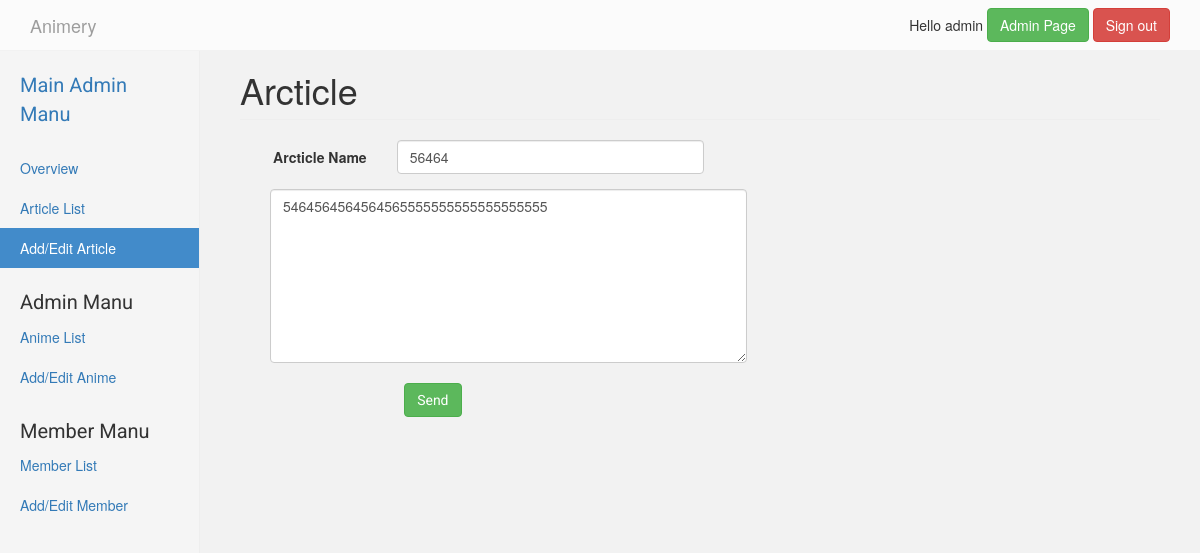
The app's page /admin-add-article.php?idtb_article=3 (signed in) with its own data.
### tables this page shows
CREATE TABLE IF NOT EXISTS `tb_article` (
  `idtb_article` int(11) NOT NULL AUTO_INCREMENT COMMENT 'รหัสบทความ\n',
  `tb_article_name` varchar(255) NOT NULL COMMENT 'ชื่อบทความ\n',
  `tb_article` longtext NOT NULL COMMENT 'ตัวบทความ',
  `tb_article_time` datetime NOT NULL COMMENT 'เวลาที่สร้าง\n',
  `tb_member_idtb_member` int(11) NOT NULL,
  PRIMARY KEY (`idtb_article`,`tb_member_idtb_member`),
  KEY `fk_tb_article_tb_member1_idx` (`tb_member_idtb_member`)
);

### admin-add-article.php (the view, shortened to what this page needs)
<?php
  require_once('config/config.php');
?>
<!DOCTYPE html PUBLIC "-//W3C//DTD XHTML 1.0 Strict//EN" "http://www.w3.org/TR/xhtml1/DTD/xhtml1-strict.dtd">
<html lang="th">
  <head>
    <link href="css/bootstrap.min.css" rel="stylesheet">
    <link href="css/dashboard.css" rel="stylesheet">
    <link rel="stylesheet" type="text/css" href="css/style.css" />
  </head>
  <body itemscope itemtype="http://schema.org/WebPage ">
      <div class="header" >
        <nav class="navbar navbar-inverse navbar-fixed-top" role="navigation">
        <div class="container">
          <div class="navbar-header">
            <a class="navbar-brand" href="index.php">Animery</a>
          </div>
          <div id="navbar" class="navbar-collapse collapse">
            <form class="navbar-form navbar-right" role="form" action="function.php" method="post">
              <?php if ($_SESSION['chk_login'] !="TRUE") {
               ?>
              <div class="form-group">
                <input type="text" placeholder="UserName" class="form-control" name="inputid">
              </div>
              <div class="form-group">
                <input type="password" placeholder="Password" class="form-control" name="inputPassword">
              </div>
              <button type="submit" class="btn btn-success" name="Submit_login">Login</button>
              <button type="button" class="btn btn-info" data-toggle="modal" data-target="#ModalRegister">Register</button>
             <?php } else {?>
              <div class="form-group">
                <div class="member">Hello <?php echo $_SESSION['tb_member_id'];?></div>
              </div>
              <?php if ($_SESSION['type'] =="admin") {?>
              <div class="form-group">
                <div class="member"><a class="btn btn-success" href="admin-index.php">Admin Page<a/></div>
              </div>
              <?php }?>
              <div class="form-group">
                <button type="submit" class="btn btn-danger" name="Submit_Signout">Sign out</button>
              </div>
              <?php }?>
            </form>
          </div>
        </div>
        </nav>
      </div>
      <div class="container-fluid">
      <div class="row">
        <div class="col-sm-3 col-md-2 sidebar">
          <div class="menu-admin">Main Admin Manu</div>
          <ul class="nav nav-sidebar">
            <li><a href="admin-index.php">Overview </a></li>
            <li><a href="article-list.php">Article List <span class="sr-only">(current)</span></a></li>
            <li class="active"><a href="admin-add-article.php">Add/Edit Article</a></li>
          </ul>
          <div class="menu-admin">Admin Manu</div>
          <ul class="nav nav-sidebar">
            <li><a href="anime-list.php">Anime List</a></li>
            <li><a href="admin-add-anime.php">Add/Edit Anime</a></li>
          </ul>
          <div class="menu-admin">Member Manu</div>
          <ul class="nav nav-sidebar">
            <li><a href="member-list.php">Member List</a></li>
            <li><a href="admin-add-member.php">Add/Edit Member</a></li>
          </ul>
        </div>
        <div class="col-sm-9 col-sm-offset-3 col-md-10 col-md-offset-2 main">
          <h1 class="page-header">Arcticle</h1>
            <div class="col-md-7 ">
              <form class="form-horizontal" role="form" action="function.php" method="post">
            <?php
            if ($_GET["idtb_article"]!=""){
                $strarticleID = null;
                if(isset($_GET["idtb_article"])){
                  $strarticleID = $_GET["idtb_article"];
                }
                $sql = "SELECT * FROM tb_article WHERE idtb_article = '".$strarticleID."' ";
                $query = mysqli_query($conn,$sql);
                $result=mysqli_fetch_array($query,MYSQLI_ASSOC);
              ?>
              <div class="col-md-12">
                <div class="form-group">
                  <label class="col-sm-3 control-label">Arcticle Name</label>
                    <div class="col-sm-8">
                    <input class="form-control" name="inputArcticleName" value="<?php echo $result["tb_article_name"];?>">
                    </div>
                </div>
                <textarea class="form-control" rows="8" name="inputArcticle" ><?php echo $result["tb_article"];?></textarea>
                  <div class="col-md-1 col-md-offset-3">
                   <button type="Submit" class="btn btn-success btnfont" name="Submit_Arcticle_edit">Send</button>
                  </div>
              </div>
             <?php } ?>
              </form>
            </div>
        </div>
      </div>
    </div>
  </body>
</html>

### css/dashboard.css (style rules this page uses)
body { padding-top: 50px; }
.navbar-fixed-top { border: 0; }
.sidebar { display: none; }
@media (min-width: 768px) { .sidebar { position: fixed; top: 51px; bottom: 0; left: 0; z-index: 1000; display: block; padding: 20px; overflow-x: hidden; overflow-y: auto; background-color: #f5f5f5; border-right: 1px solid #eee; } }
.nav-sidebar { margin-right: -21px; margin-bottom: 20px; margin-left: -20px; }
.nav-sidebar > li > a { padding-right: 20px; padding-left: 20px; }
.nav-sidebar > .active > a, .nav-sidebar > .active > a:hover, .nav-sidebar > .active > a:focus { color: #fff; background-color: #428bca; }
.main { padding: 20px; }
@media (min-width: 768px) { .main { padding-right: 40px; padding-left: 40px; } }
.main .page-header { margin-top: 0; }

### css/style.css (style rules this page uses)
body { background-color: #F2F2F2; }
.navbar { background: rgba(255, 255, 255, 0.7); overflow: hidden; }
.btnfont { margin-top:20px; color:#FFF; font-family: 'Roboto', serif; }
.menu-admin { font-size:2rem; font-family: 'Roboto', serif; }

### records on screen
tb_article: inputArcticleName "56464", inputArcticle "5464564564564565555555555555555555"

### other values on screen
$_SESSION['tb_member_id'] "admin"
